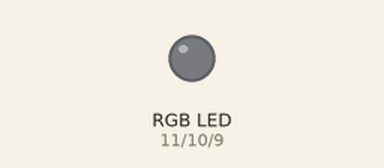
This sketch was run on a simulated Arduino Uno, built with avr-gcc and run on an emulated ATmega328P. Parts: an RGB LED mixed from three pins (HIGH = lit). Dim RGB values are drawn brighter than linear.

Above: at 0.15 s.
At 20.07 s:
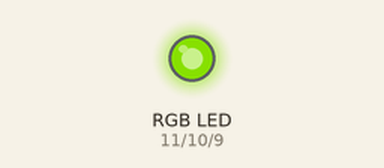
Timing chart, 0 to 20.0 s (numbered marks = the images above):
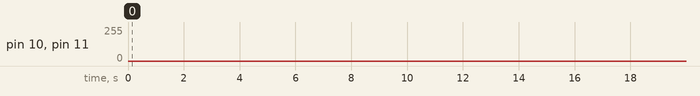

The sketch:

rgb-rainbow.ino
```cpp
int redPin = 11;
int greenPin = 10;
int bluePin = 9;

void setup() {
  pinMode(redPin, OUTPUT);
  pinMode(greenPin, OUTPUT);
  pinMode(bluePin, OUTPUT);
  setColour(0, 0, 0);
}

void loop() {
  int rgbColour[3];
  rgbColour[0] = 255;
  rgbColour[1] = 0;
  rgbColour[2] = 0;

  for (int decColour = 0; decColour < 3; decColour += 1) {
    //int incColour = decColour == 2 ? 0 : decColour + 1;
    int incColour;
    if (decColour == 2){
        incColour = 0;
    } else {
        incColour = decColour +1;
    }

    for(int i = 0; i < 255; i += 1) { //fade
      rgbColour[decColour] -= 1;
      rgbColour[incColour] += 1;
      setColour(rgbColour[0], rgbColour[1], rgbColour[2]);
      delay(5);
    }
  }
}

void setColour(int red, int green, int blue){
  analogWrite(redPin, red);
  analogWrite(greenPin, green);
  analogWrite(bluePin, blue);
}
```
